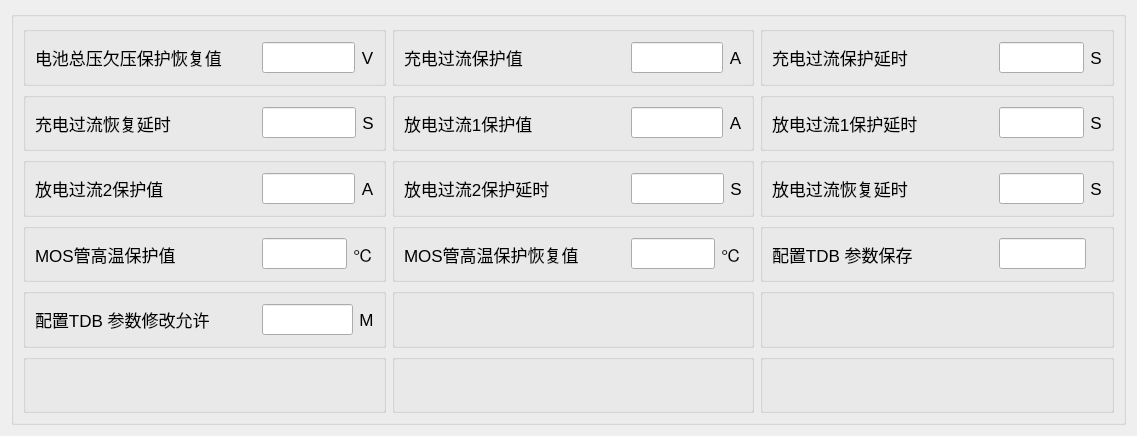
<?xml version="1.0" encoding="UTF-8"?>
<ui version="4.0">
 <class>TFormConfig2</class>
 <widget class="QWidget" name="TFormConfig2">
  <property name="geometry">
   <rect>
    <x>0</x>
    <y>0</y>
    <width>1137</width>
    <height>436</height>
   </rect>
  </property>
  <property name="windowTitle">
   <string>Form</string>
  </property>
  <layout class="QGridLayout" name="gridLayout_2">
   <item row="0" column="0">
    <widget class="QGroupBox" name="groupBox">
     <property name="title">
      <string/>
     </property>
     <layout class="QGridLayout" name="gridLayout">
      <item row="0" column="0">
       <widget class="QGroupBox" name="groupBox_9">
        <property name="title">
         <string/>
        </property>
        <layout class="QHBoxLayout" name="horizontalLayout_17">
         <item>
          <widget class="QLabel" name="label_33">
           <property name="minimumSize">
            <size>
             <width>221</width>
             <height>31</height>
            </size>
           </property>
           <property name="font">
            <font>
             <pointsize>13</pointsize>
            </font>
           </property>
           <property name="text">
            <string>电池总压欠压保护恢复值</string>
           </property>
           <property name="alignment">
            <set>Qt::AlignLeading|Qt::AlignLeft|Qt::AlignVCenter</set>
           </property>
          </widget>
         </item>
         <item>
          <widget class="MyLineEdit" name="l1318">
           <property name="minimumSize">
            <size>
             <width>0</width>
             <height>31</height>
            </size>
           </property>
           <property name="readOnly">
            <bool>true</bool>
           </property>
          </widget>
         </item>
         <item>
          <widget class="QLabel" name="label_34">
           <property name="minimumSize">
            <size>
             <width>0</width>
             <height>31</height>
            </size>
           </property>
           <property name="font">
            <font>
             <pointsize>13</pointsize>
            </font>
           </property>
           <property name="text">
            <string>V</string>
           </property>
           <property name="alignment">
            <set>Qt::AlignCenter</set>
           </property>
          </widget>
         </item>
        </layout>
       </widget>
      </item>
      <item row="0" column="1">
       <widget class="QGroupBox" name="groupBox_2">
        <property name="title">
         <string/>
        </property>
        <layout class="QHBoxLayout" name="horizontalLayout_11">
         <item>
          <widget class="QLabel" name="label_21">
           <property name="minimumSize">
            <size>
             <width>221</width>
             <height>31</height>
            </size>
           </property>
           <property name="font">
            <font>
             <pointsize>13</pointsize>
            </font>
           </property>
           <property name="text">
            <string>充电过流保护值</string>
           </property>
           <property name="alignment">
            <set>Qt::AlignLeading|Qt::AlignLeft|Qt::AlignVCenter</set>
           </property>
          </widget>
         </item>
         <item>
          <widget class="MyLineEdit" name="l1321">
           <property name="minimumSize">
            <size>
             <width>0</width>
             <height>31</height>
            </size>
           </property>
           <property name="readOnly">
            <bool>true</bool>
           </property>
          </widget>
         </item>
         <item>
          <widget class="QLabel" name="label_22">
           <property name="minimumSize">
            <size>
             <width>0</width>
             <height>31</height>
            </size>
           </property>
           <property name="font">
            <font>
             <pointsize>13</pointsize>
            </font>
           </property>
           <property name="text">
            <string>A</string>
           </property>
           <property name="alignment">
            <set>Qt::AlignCenter</set>
           </property>
          </widget>
         </item>
        </layout>
       </widget>
      </item>
      <item row="0" column="2">
       <widget class="QGroupBox" name="groupBox_3">
        <property name="title">
         <string/>
        </property>
        <layout class="QHBoxLayout" name="horizontalLayout_14">
         <item>
          <widget class="QLabel" name="label_27">
           <property name="minimumSize">
            <size>
             <width>221</width>
             <height>31</height>
            </size>
           </property>
           <property name="font">
            <font>
             <pointsize>13</pointsize>
            </font>
           </property>
           <property name="text">
            <string>充电过流保护延时</string>
           </property>
           <property name="alignment">
            <set>Qt::AlignLeading|Qt::AlignLeft|Qt::AlignVCenter</set>
           </property>
          </widget>
         </item>
         <item>
          <widget class="MyLineEdit" name="l1322">
           <property name="minimumSize">
            <size>
             <width>0</width>
             <height>31</height>
            </size>
           </property>
           <property name="readOnly">
            <bool>true</bool>
           </property>
          </widget>
         </item>
         <item>
          <widget class="QLabel" name="label_28">
           <property name="minimumSize">
            <size>
             <width>0</width>
             <height>31</height>
            </size>
           </property>
           <property name="font">
            <font>
             <pointsize>13</pointsize>
            </font>
           </property>
           <property name="text">
            <string>S</string>
           </property>
           <property name="alignment">
            <set>Qt::AlignCenter</set>
           </property>
          </widget>
         </item>
        </layout>
       </widget>
      </item>
      <item row="1" column="0">
       <widget class="QGroupBox" name="groupBox_6">
        <property name="title">
         <string/>
        </property>
        <layout class="QHBoxLayout" name="horizontalLayout_12">
         <item>
          <widget class="QLabel" name="label_23">
           <property name="minimumSize">
            <size>
             <width>221</width>
             <height>31</height>
            </size>
           </property>
           <property name="font">
            <font>
             <pointsize>13</pointsize>
            </font>
           </property>
           <property name="text">
            <string>充电过流恢复延时</string>
           </property>
           <property name="alignment">
            <set>Qt::AlignLeading|Qt::AlignLeft|Qt::AlignVCenter</set>
           </property>
          </widget>
         </item>
         <item>
          <widget class="MyLineEdit" name="l1323">
           <property name="minimumSize">
            <size>
             <width>0</width>
             <height>31</height>
            </size>
           </property>
           <property name="readOnly">
            <bool>true</bool>
           </property>
          </widget>
         </item>
         <item>
          <widget class="QLabel" name="label_24">
           <property name="minimumSize">
            <size>
             <width>0</width>
             <height>31</height>
            </size>
           </property>
           <property name="font">
            <font>
             <pointsize>13</pointsize>
            </font>
           </property>
           <property name="text">
            <string>S</string>
           </property>
           <property name="alignment">
            <set>Qt::AlignCenter</set>
           </property>
          </widget>
         </item>
        </layout>
       </widget>
      </item>
      <item row="1" column="1">
       <widget class="QGroupBox" name="groupBox_5">
        <property name="title">
         <string/>
        </property>
        <layout class="QHBoxLayout" name="horizontalLayout_15">
         <item>
          <widget class="QLabel" name="label_29">
           <property name="minimumSize">
            <size>
             <width>221</width>
             <height>31</height>
            </size>
           </property>
           <property name="font">
            <font>
             <pointsize>13</pointsize>
            </font>
           </property>
           <property name="text">
            <string>放电过流1保护值</string>
           </property>
           <property name="alignment">
            <set>Qt::AlignLeading|Qt::AlignLeft|Qt::AlignVCenter</set>
           </property>
          </widget>
         </item>
         <item>
          <widget class="MyLineEdit" name="l1326">
           <property name="minimumSize">
            <size>
             <width>0</width>
             <height>31</height>
            </size>
           </property>
           <property name="readOnly">
            <bool>true</bool>
           </property>
          </widget>
         </item>
         <item>
          <widget class="QLabel" name="label_30">
           <property name="minimumSize">
            <size>
             <width>0</width>
             <height>31</height>
            </size>
           </property>
           <property name="font">
            <font>
             <pointsize>13</pointsize>
            </font>
           </property>
           <property name="text">
            <string>A</string>
           </property>
           <property name="alignment">
            <set>Qt::AlignCenter</set>
           </property>
          </widget>
         </item>
        </layout>
       </widget>
      </item>
      <item row="1" column="2">
       <widget class="QGroupBox" name="groupBox_4">
        <property name="title">
         <string/>
        </property>
        <layout class="QHBoxLayout" name="horizontalLayout_16">
         <item>
          <widget class="QLabel" name="label_31">
           <property name="minimumSize">
            <size>
             <width>221</width>
             <height>31</height>
            </size>
           </property>
           <property name="font">
            <font>
             <pointsize>13</pointsize>
            </font>
           </property>
           <property name="text">
            <string>放电过流1保护延时</string>
           </property>
           <property name="alignment">
            <set>Qt::AlignLeading|Qt::AlignLeft|Qt::AlignVCenter</set>
           </property>
          </widget>
         </item>
         <item>
          <widget class="MyLineEdit" name="l1327">
           <property name="minimumSize">
            <size>
             <width>0</width>
             <height>31</height>
            </size>
           </property>
           <property name="readOnly">
            <bool>true</bool>
           </property>
          </widget>
         </item>
         <item>
          <widget class="QLabel" name="label_32">
           <property name="minimumSize">
            <size>
             <width>0</width>
             <height>31</height>
            </size>
           </property>
           <property name="font">
            <font>
             <pointsize>13</pointsize>
            </font>
           </property>
           <property name="text">
            <string>S</string>
           </property>
           <property name="alignment">
            <set>Qt::AlignCenter</set>
           </property>
          </widget>
         </item>
        </layout>
       </widget>
      </item>
      <item row="2" column="0">
       <widget class="QGroupBox" name="groupBox_8">
        <property name="title">
         <string/>
        </property>
        <layout class="QHBoxLayout" name="horizontalLayout_13">
         <item>
          <widget class="QLabel" name="label_25">
           <property name="minimumSize">
            <size>
             <width>221</width>
             <height>31</height>
            </size>
           </property>
           <property name="font">
            <font>
             <pointsize>13</pointsize>
            </font>
           </property>
           <property name="text">
            <string>放电过流2保护值</string>
           </property>
           <property name="alignment">
            <set>Qt::AlignLeading|Qt::AlignLeft|Qt::AlignVCenter</set>
           </property>
          </widget>
         </item>
         <item>
          <widget class="MyLineEdit" name="l1328">
           <property name="minimumSize">
            <size>
             <width>0</width>
             <height>31</height>
            </size>
           </property>
           <property name="readOnly">
            <bool>true</bool>
           </property>
          </widget>
         </item>
         <item>
          <widget class="QLabel" name="label_26">
           <property name="minimumSize">
            <size>
             <width>0</width>
             <height>31</height>
            </size>
           </property>
           <property name="font">
            <font>
             <pointsize>13</pointsize>
            </font>
           </property>
           <property name="text">
            <string>A</string>
           </property>
           <property name="alignment">
            <set>Qt::AlignCenter</set>
           </property>
          </widget>
         </item>
        </layout>
       </widget>
      </item>
      <item row="2" column="1">
       <widget class="QGroupBox" name="groupBox_10">
        <property name="title">
         <string/>
        </property>
        <layout class="QHBoxLayout" name="horizontalLayout_18">
         <item>
          <widget class="QLabel" name="label_35">
           <property name="minimumSize">
            <size>
             <width>221</width>
             <height>31</height>
            </size>
           </property>
           <property name="font">
            <font>
             <pointsize>13</pointsize>
            </font>
           </property>
           <property name="text">
            <string>放电过流2保护延时</string>
           </property>
           <property name="alignment">
            <set>Qt::AlignLeading|Qt::AlignLeft|Qt::AlignVCenter</set>
           </property>
          </widget>
         </item>
         <item>
          <widget class="MyLineEdit" name="l1329">
           <property name="minimumSize">
            <size>
             <width>0</width>
             <height>31</height>
            </size>
           </property>
           <property name="readOnly">
            <bool>true</bool>
           </property>
          </widget>
         </item>
         <item>
          <widget class="QLabel" name="label_36">
           <property name="minimumSize">
            <size>
             <width>0</width>
             <height>31</height>
            </size>
           </property>
           <property name="font">
            <font>
             <pointsize>13</pointsize>
            </font>
           </property>
           <property name="text">
            <string>S</string>
           </property>
           <property name="alignment">
            <set>Qt::AlignCenter</set>
           </property>
          </widget>
         </item>
        </layout>
       </widget>
      </item>
      <item row="2" column="2">
       <widget class="QGroupBox" name="groupBox_7">
        <property name="title">
         <string/>
        </property>
        <layout class="QHBoxLayout" name="horizontalLayout_10">
         <item>
          <widget class="QLabel" name="label_19">
           <property name="minimumSize">
            <size>
             <width>221</width>
             <height>31</height>
            </size>
           </property>
           <property name="font">
            <font>
             <pointsize>13</pointsize>
            </font>
           </property>
           <property name="text">
            <string>放电过流恢复延时</string>
           </property>
           <property name="alignment">
            <set>Qt::AlignLeading|Qt::AlignLeft|Qt::AlignVCenter</set>
           </property>
          </widget>
         </item>
         <item>
          <widget class="MyLineEdit" name="l1330">
           <property name="minimumSize">
            <size>
             <width>0</width>
             <height>31</height>
            </size>
           </property>
           <property name="readOnly">
            <bool>true</bool>
           </property>
          </widget>
         </item>
         <item>
          <widget class="QLabel" name="label_20">
           <property name="minimumSize">
            <size>
             <width>0</width>
             <height>31</height>
            </size>
           </property>
           <property name="font">
            <font>
             <pointsize>13</pointsize>
            </font>
           </property>
           <property name="text">
            <string>S</string>
           </property>
           <property name="alignment">
            <set>Qt::AlignCenter</set>
           </property>
          </widget>
         </item>
        </layout>
       </widget>
      </item>
      <item row="3" column="0">
       <widget class="QGroupBox" name="groupBox_15">
        <property name="title">
         <string/>
        </property>
        <layout class="QHBoxLayout" name="horizontalLayout_23">
         <item>
          <widget class="QLabel" name="label_45">
           <property name="minimumSize">
            <size>
             <width>221</width>
             <height>31</height>
            </size>
           </property>
           <property name="font">
            <font>
             <pointsize>13</pointsize>
            </font>
           </property>
           <property name="text">
            <string>MOS管高温保护值</string>
           </property>
           <property name="alignment">
            <set>Qt::AlignLeading|Qt::AlignLeft|Qt::AlignVCenter</set>
           </property>
          </widget>
         </item>
         <item>
          <widget class="MyLineEdit" name="l1336">
           <property name="minimumSize">
            <size>
             <width>0</width>
             <height>31</height>
            </size>
           </property>
           <property name="readOnly">
            <bool>true</bool>
           </property>
          </widget>
         </item>
         <item>
          <widget class="QLabel" name="label_46">
           <property name="minimumSize">
            <size>
             <width>0</width>
             <height>31</height>
            </size>
           </property>
           <property name="font">
            <font>
             <pointsize>13</pointsize>
            </font>
           </property>
           <property name="text">
            <string>℃</string>
           </property>
           <property name="alignment">
            <set>Qt::AlignCenter</set>
           </property>
          </widget>
         </item>
        </layout>
       </widget>
      </item>
      <item row="3" column="1">
       <widget class="QGroupBox" name="groupBox_17">
        <property name="title">
         <string/>
        </property>
        <layout class="QHBoxLayout" name="horizontalLayout_25">
         <item>
          <widget class="QLabel" name="label_49">
           <property name="minimumSize">
            <size>
             <width>221</width>
             <height>31</height>
            </size>
           </property>
           <property name="font">
            <font>
             <pointsize>13</pointsize>
            </font>
           </property>
           <property name="text">
            <string>MOS管高温保护恢复值</string>
           </property>
           <property name="alignment">
            <set>Qt::AlignLeading|Qt::AlignLeft|Qt::AlignVCenter</set>
           </property>
          </widget>
         </item>
         <item>
          <widget class="MyLineEdit" name="l1337">
           <property name="minimumSize">
            <size>
             <width>0</width>
             <height>31</height>
            </size>
           </property>
           <property name="readOnly">
            <bool>true</bool>
           </property>
          </widget>
         </item>
         <item>
          <widget class="QLabel" name="label_50">
           <property name="minimumSize">
            <size>
             <width>0</width>
             <height>31</height>
            </size>
           </property>
           <property name="font">
            <font>
             <pointsize>13</pointsize>
            </font>
           </property>
           <property name="text">
            <string>℃</string>
           </property>
           <property name="alignment">
            <set>Qt::AlignCenter</set>
           </property>
          </widget>
         </item>
        </layout>
       </widget>
      </item>
      <item row="3" column="2">
       <widget class="QGroupBox" name="groupBox_14">
        <property name="title">
         <string/>
        </property>
        <layout class="QHBoxLayout" name="horizontalLayout_22">
         <item>
          <widget class="QLabel" name="label_43">
           <property name="minimumSize">
            <size>
             <width>221</width>
             <height>31</height>
            </size>
           </property>
           <property name="font">
            <font>
             <pointsize>13</pointsize>
            </font>
           </property>
           <property name="text">
            <string>配置TDB 参数保存</string>
           </property>
           <property name="alignment">
            <set>Qt::AlignLeading|Qt::AlignLeft|Qt::AlignVCenter</set>
           </property>
          </widget>
         </item>
         <item>
          <widget class="MyLineEdit" name="l1531">
           <property name="minimumSize">
            <size>
             <width>0</width>
             <height>31</height>
            </size>
           </property>
           <property name="readOnly">
            <bool>true</bool>
           </property>
          </widget>
         </item>
         <item>
          <widget class="QLabel" name="label_44">
           <property name="minimumSize">
            <size>
             <width>0</width>
             <height>31</height>
            </size>
           </property>
           <property name="font">
            <font>
             <pointsize>13</pointsize>
            </font>
           </property>
           <property name="text">
            <string/>
           </property>
           <property name="alignment">
            <set>Qt::AlignCenter</set>
           </property>
          </widget>
         </item>
        </layout>
       </widget>
      </item>
      <item row="4" column="0">
       <widget class="QGroupBox" name="groupBox_12">
        <property name="title">
         <string/>
        </property>
        <layout class="QHBoxLayout" name="horizontalLayout_20">
         <item>
          <widget class="QLabel" name="label_39">
           <property name="minimumSize">
            <size>
             <width>221</width>
             <height>31</height>
            </size>
           </property>
           <property name="font">
            <font>
             <pointsize>13</pointsize>
            </font>
           </property>
           <property name="text">
            <string>配置TDB 参数修改允许</string>
           </property>
           <property name="alignment">
            <set>Qt::AlignLeading|Qt::AlignLeft|Qt::AlignVCenter</set>
           </property>
          </widget>
         </item>
         <item>
          <widget class="MyLineEdit" name="l1532">
           <property name="minimumSize">
            <size>
             <width>0</width>
             <height>31</height>
            </size>
           </property>
           <property name="readOnly">
            <bool>true</bool>
           </property>
          </widget>
         </item>
         <item>
          <widget class="QLabel" name="label_40">
           <property name="minimumSize">
            <size>
             <width>0</width>
             <height>31</height>
            </size>
           </property>
           <property name="font">
            <font>
             <pointsize>13</pointsize>
            </font>
           </property>
           <property name="text">
            <string>M</string>
           </property>
           <property name="alignment">
            <set>Qt::AlignCenter</set>
           </property>
          </widget>
         </item>
        </layout>
       </widget>
      </item>
      <item row="4" column="1">
       <widget class="QGroupBox" name="groupBox_19">
        <property name="title">
         <string/>
        </property>
        <layout class="QHBoxLayout" name="horizontalLayout_27"/>
       </widget>
      </item>
      <item row="4" column="2">
       <widget class="QGroupBox" name="groupBox_18">
        <property name="title">
         <string/>
        </property>
        <layout class="QHBoxLayout" name="horizontalLayout_26"/>
       </widget>
      </item>
      <item row="5" column="0">
       <widget class="QGroupBox" name="groupBox_13">
        <property name="title">
         <string/>
        </property>
        <layout class="QHBoxLayout" name="horizontalLayout_21"/>
       </widget>
      </item>
      <item row="5" column="1">
       <widget class="QGroupBox" name="groupBox_16">
        <property name="title">
         <string/>
        </property>
        <layout class="QHBoxLayout" name="horizontalLayout_24"/>
       </widget>
      </item>
      <item row="5" column="2">
       <widget class="QGroupBox" name="groupBox_11">
        <property name="title">
         <string/>
        </property>
        <layout class="QHBoxLayout" name="horizontalLayout_19"/>
       </widget>
      </item>
     </layout>
    </widget>
   </item>
  </layout>
 </widget>
 <customwidgets>
  <customwidget>
   <class>MyLineEdit</class>
   <extends>QLineEdit</extends>
   <header>mylineedit.h</header>
  </customwidget>
 </customwidgets>
 <resources/>
 <connections/>
</ui>
